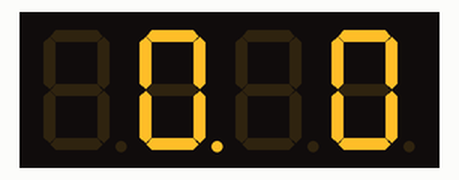
The sketch below on a simulated ESP32. On the bench: 4-digit seven-segment display. What the sketch prints to the serial monitor is not drawn.

Above: at 0.1 s.
At 4.1 s:
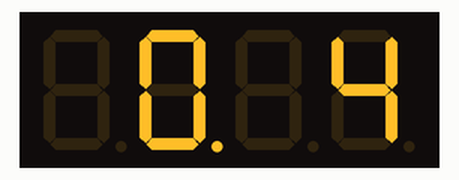
At 9.1 s:
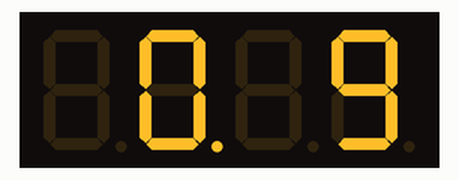
At 19.1 s:
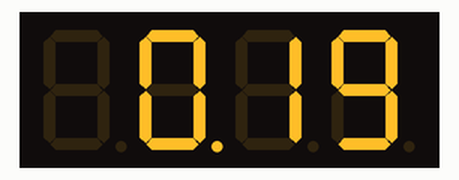
At 28.1 s:
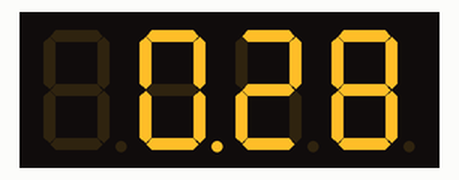
At 38.1 s:
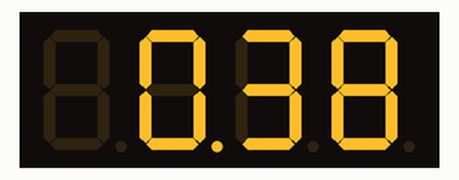

The sketch:

led_alfa_VS.ino
```cpp
#include <Wire.h>
#include <Adafruit_GFX.h>
#include "Adafruit_LEDBackpack.h"

// I2C GPIOs
#define IIC_CLK       23
#define IIC_DATA      18

Adafruit_AlphaNum4 alpha4 = Adafruit_AlphaNum4();

void piszLED4alfa(uint8_t a, uint8_t b){
      //Serial.print(a);Serial.print(", "); Serial.print(b);Serial.print(" = ");  Serial.println(b/10);
      uint8_t a1 = char((a/10)+48);
      uint8_t b1 = char((b/10)+48);
      uint8_t a2 = char((a%10)+48);
      uint8_t b2 = char((b%10)+48);
      if (a1=='0') a1= ' ';
      if (b1=='0') b1= ' ';
    //alpha4.clear();
    alpha4.writeDigitAscii(0, a1);
    alpha4.writeDigitAscii(1, a2,true);
    alpha4.writeDigitAscii(2, b1);
    alpha4.writeDigitAscii(3, b2);
    alpha4.writeDisplay();
}

void piszLED4num(uint8_t a, uint8_t b){
   Serial.print(a);Serial.print(", "); Serial.println(b);
    //writeDigitNum(uint8_t x, uint8_t num, bool dot = false);
    alpha4.clear();
    //alpha4.writeDigitNum(0, b,true);
    alpha4.writeDisplay();
}


void setup() {
  Serial.begin(115200);
  Serial.println("HT16K33 test");
  Wire.begin(IIC_DATA, IIC_CLK);
  alpha4.begin(0x70);
  Serial.println("Start leddisplay!");
  alpha4.setBrightness(5);
}


void loop() {
  for (int i=0; i<60; i++){
    for (int j=0; j<60; j++){
      piszLED4alfa(i,j);
      delay(1000);
    }
  }
}
```

Measured:
- what the display in image 1 shows lasts 1.0 s, from 4.0 s to 5.0 s
